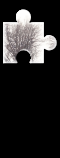
#> input picture dun163/source/2.png, 60 x 158 px
$ python main.py
#> lines starting #> are read from the running program, lines starting #| are printed output that depends on the picture
### dun163/source/gap.py
# -*- coding: utf-8 -*-

import cv2


class SlideCrack(object):
    def __init__(self, gap, bg, out):
        """
        init code
        :param gap: 缺口图片
        :param bg: 背景图片
        :param out: 输出图片
        """
        self.gap = gap
        self.bg = bg
        self.out = out

    @staticmethod
    def clear_white(img):
        # 清除图片的空白区域，这里主要清除滑块的空白
        img = cv2.imread(img)
        rows, cols, channel = img.shape
        min_x = 255
        min_y = 255
        max_x = 0
        max_y = 0
        for x in range(1, rows):
            for y in range(1, cols):
                t = set(img[x, y])
                if len(t) >= 2:
                    if x <= min_x:
                        min_x = x
                    elif x >= max_x:
                        max_x = x

                    if y <= min_y:
                        min_y = y
                    elif y >= max_y:
                        max_y = y
        img1 = img[min_x:max_x, min_y: max_y]
        return img1

    def template_match(self, tpl, target):
        th, tw = tpl.shape[:2]
        result = cv2.matchTemplate(target, tpl, cv2.TM_CCOEFF_NORMED)
        # 寻找矩阵(一维数组当作向量,用Mat定义) 中最小值和最大值的位置
        min_val, max_val, min_loc, max_loc = cv2.minMaxLoc(result)
        tl = max_loc
        br = (tl[0] + tw, tl[1] + th)
        # 绘制矩形边框，将匹配区域标注出来
        # target：目标图像
        # tl：矩形定点
        # br：矩形的宽高
        # (0,0,255)：矩形边框颜色
        # 1：矩形边框大小
        cv2.rectangle(target, tl, br, (0, 0, 255), 2)
        cv2.imwrite(self.out, target)
        return tl[0]

    @staticmethod
    def image_edge_detection(img):
        edges = cv2.Canny(img, 100, 200)
        return edges

    def discern(self):
        img1 = self.clear_white(self.gap)
        img1 = cv2.cvtColor(img1, cv2.COLOR_RGB2GRAY)
        slide = self.image_edge_detection(img1)

        back = cv2.imread(self.bg, 0)
        back = self.image_edge_detection(back)

        slide_pic = cv2.cvtColor(slide, cv2.COLOR_GRAY2RGB)
        back_pic = cv2.cvtColor(back, cv2.COLOR_GRAY2RGB)
        x = self.template_match(slide_pic, back_pic)
        # 输出横坐标, 即 滑块在图片上的位置
        return x


def get_gap():
    # 背景图片
    image1 = "1.jpg"
    # 滑块图片
    image2 = "2.png"

    # 处理结果图片,用红线标注
    image3 = "3.png"
    sc = SlideCrack(image2, image1, image3)
    return sc.discern()

### dun163/source/trace_generator.py
#!/usr/bin/python3
# -*- coding: utf-8 -*-
# @Time     : 2020/8/8 10:11
# @Author   : qizai
# @File     : temp.py
# @Software : PyCharm

import math
import random
import cv2 as cv
import numpy as np
from matplotlib import pyplot as plt

# 真实轨迹，拿来参考的
array = [[4, 0, 279], [4, 0, 287], [5, 0, 319], [6, 0, 335], [7, 0, 344], [8, 0, 351], [8, 0, 360], [9, 0, 365],
         [11, 0, 374], [12, 1, 382], [13, 1, 390], [16, 1, 398], [17, 1, 405], [18, 1, 414], [20, 1, 421], [20, 1, 430],
         [21, 1, 437], [23, 1, 446], [24, 1, 461], [25, 1, 469], [27, 1, 476], [28, 1, 483], [30, 1, 499], [32, 1, 508],
         [32, 1, 515], [34, 1, 531], [35, 1, 533], [36, 1, 539], [38, 1, 547], [39, 1, 555], [40, 1, 564], [42, 1, 571],
         [44, 1, 580], [45, 1, 587], [46, 1, 594], [48, 1, 601], [51, 1, 610], [52, 1, 617], [53, 1, 626], [54, 1, 635],
         [56, 1, 641], [58, 0, 649], [60, 0, 658], [62, 0, 665], [65, 0, 674], [66, 0, 682], [68, 0, 690], [70, 0, 698],
         [71, 0, 705], [72, 0, 712], [74, 0, 719], [75, -1, 731], [76, -1, 735], [77, -1, 744], [79, -1, 751],
         [80, -1, 760], [81, -1, 775], [83, -1, 783], [84, -1, 792], [84, -1, 799], [85, -1, 808], [86, -1, 815],
         [88, -1, 824], [88, -2, 830], [90, -2, 837], [92, -2, 846], [92, -2, 853], [94, -2, 862], [96, -2, 869],
         [96, -2, 878], [98, -2, 885], [99, -2, 894], [100, -2, 901], [102, -3, 910], [103, -3, 917], [104, -3, 926],
         [106, -4, 933], [107, -4, 940], [108, -4, 948], [108, -4, 955], [110, -4, 965], [111, -4, 971], [112, -4, 980],
         [113, -5, 987], [114, -5, 996], [115, -5, 1003], [116, -5, 1012], [116, -5, 1019], [117, -5, 1028],
         [118, -5, 1039], [119, -5, 1057], [120, -5, 1065], [120, -5, 1074], [122, -6, 1082], [124, -6, 1090],
         [124, -6, 1098], [127, -6, 1108], [128, -7, 1114], [128, -7, 1121], [130, -7, 1130], [131, -7, 1137],
         [132, -7, 1153], [132, -7, 1162], [134, -8, 1169], [136, -8, 1176], [136, -8, 1183], [138, -8, 1192],
         [140, -8, 1199], [141, -8, 1208], [143, -8, 1215], [144, -8, 1224], [145, -9, 1232], [147, -9, 1240],
         [149, -9, 1248], [150, -9, 1255], [152, -9, 1264], [152, -10, 1271], [154, -10, 1280], [156, -10, 1287],
         [156, -10, 1294], [157, -10, 1301], [158, -10, 1310], [159, -10, 1317], [160, -10, 1326], [160, -10, 1382]]


def get_track(space):
    x = [0, 0]
    y = [0, 0, 0]
    z = [0]
    # x
    count = np.linspace(-math.pi / 2, math.pi / 2, random.randrange(20, 30))
    # print(count)
    func = list(map(math.sin, count))
    nx = [i + 1 for i in func]
    add = random.randrange(10, 15)
    sadd = space + add
    x.extend(list(map(lambda x: x * (sadd / 2), nx)))
    # x.extend(np.linspace(sadd, space, 4 if add > 12 else 3))
    x.extend(np.linspace(sadd, space, 3 if add > 12 else 2))
    x = [math.floor(i) for i in x]
    # y
    for i in range(len(x) - 2):
        if y[-1] < 30:
            y.append(y[-1] + random.choice([0, 0, 1, 1, 2, 2, 1, 2, 0, 0, 3, 3]))
        else:
            y.append(y[-1] + random.choice([0, 0, -1, -1, -2, -2, -1, -2, 0, 0, -3, -3]))
    # z
    for i in range(len(x) - 1):
        z.append((z[-1] // 100 * 100) + 100 + random.choice([0, 0, 0, 0, 0, 0, 0, 0, 0, 0, 0, 1, 2]))
    return list(map(list, zip(x, y, z)))


# [40 lines left out: functions get_trace_list, show, not called in this run]


class HandleSliderImg(object):

    # [88 lines left out: functions __init__, handle_small_img, img_to_binarization, template_match, not called in this run]

    def main(self):
        return self.template_match()

    pass


class HandleSliderImg2(object):

    def __init__(self, bg_path, small_img_path):
        self.bg_path = bg_path
        self.small_img_path = small_img_path

    # [23 lines left out: function main, not called in this run]

    pass


class HandleSliderImg3(object):
    def __init__(self, target, template):
        self.target = target
        self.template = template

    # [33 lines left out: function main, not called in this run]


class HandleSliderImg4(object):

    def __init__(self, bg_path, small_img_path):
        self.img_big = cv.imread(bg_path)  # 第二个参数是以什么模式读取图片
        self.img_small = cv.imread(small_img_path)

    # 模板匹配(用于寻找缺口有点误差)
    # [24 lines left out: function template_match, not called in this run]

    def main(self):
        return self.template_match()

    pass


class GrayImg:

    def __init__(self, bg_path, small_img_path):
        self.img_big = cv.imread(bg_path)  # 第二个参数是以什么模式读取图片
        self.img_small = cv.imread(small_img_path)

    # 模板匹配(用于寻找缺口有点误差)
    # [73 lines left out: functions template_match, main, not called in this run]


# [25 lines that do not run on import are left out]

### dun163/source/main.py
#!/usr/bin/python3
# -*- coding: utf-8 -*-
# @Time     : 2020/8/9 19:26
# @Author   : qizai
# @File     : main.py
# @Software : PyCharm

import re
import json
import requests

# from dun163.source.trace_generator import HandleSliderImg3, get_trace_list, get_track
from trace_generator import HandleSliderImg3, get_trace_list, get_track
from gap import get_gap


class YiDun:

    def __init__(self, captcha_id, url_items):
        self.captcha_id = captcha_id
        self.url_items = url_items

        self.token_url = "https://c.dun.163.com/api/v2/get"
        self.check_url = "https://c.dun.163.com/api/v2/check"

        pass

    def get_token(self):
        headers = {
            'Accept': '*/*',
            'Accept-Encoding': 'gzip, deflate',
            'Accept-Language': 'zh-CN,zh;q=0.9',
            'Cache-Control': 'no-cache',
            'DNT': '1',
            'Host': 'c.dun.163yun.com',
            'Referer': 'https://dun.163.com/trial/jigsaw',
            'Pragma': 'no-cache',
            'Proxy-Connection': 'keep-alive',
            'User-Agent': 'Mozilla/5.0 (Windows NT 10.0; Win64; x64) AppleWebKit/537.36 (KHTML, like Gecko) Chrome/78.0.3904.108 Safari/537.36'
        }
        cb = requests.get(self.url_items.get("get_cb2")).text
        fp = requests.get(self.url_items.get("get_fp3")).text
        my_callback = requests.get(self.url_items.get("get_callback")).text
        params = {
            "id": self.captcha_id,
            "fp": fp,
            "https": "true",
            "type": "2",
            "width": "320",
            "version": "2.14.1",
            "dpr": "1",
            "dev": "1",
            "cb": cb,
            "token": "",
            "ipv6": "false",
            "runEnv": "10",
            "group": "",
            "scene": "",
            "referer": "https://dun.163.com/trial/sense",
            "callback": my_callback,
        }
        resp = requests.get(url=self.token_url, headers=headers, params=params)

        matcher = re.search(r"\{.*?(?=\))", resp.text)
        if matcher:
            my_json = json.loads(matcher.group())
            print(my_json)
            self.download_img(my_json["data"]["bg"][0], "1.jpg")
            self.download_img(my_json["data"]["front"][0], "2.png")
            self.my_token = my_json["data"]["token"]
            print(f"self.my_token: {self.my_token}")
        return self.my_token

    def download_img(self, img_url, file_name):
        _resp = requests.get(img_url)
        with open(file_name, "wb") as f:
            f.write(_resp.content)
        print(f"保存 {file_name} 成功")

    def encrypt_data(self):
        # left_x = HandleSliderImg3("1.jpg", "2.png").main()
        # left_x = left_x[0][0]
        left_x = get_gap() + 5
        # trace_list = get_trace_list(left_x)
        trace_list = get_track(left_x)
        params = {
            "trace_list": trace_list,
            "position_left": left_x,
            # "position_left": trace_list[-1][0]-10,
            "token": self.my_token,
        }
        resp = requests.post(self.url_items.get("get_trace_data"), data=params)
        print(f"params: {params}")
        print("encrypt_data: {}".format(resp.text))
        return json.loads(resp.text)

    def check_data(self):
        data = self.encrypt_data()
        print(data)

        cb = requests.get(self.url_items.get("get_cb2")).text
        my_callback = requests.get(self.url_items.get("get_callback")).text
        params = {
            "id": self.captcha_id,
            "token": self.my_token,
            "acToken": "",
            "data": data,
            "width": "320",
            "type": "2",
            "version": "2.14.1",
            "cb": cb,
            "extraData": "",
            "runEnv": "10",
            # "referer": "https://dun.163.com/trial/jigsaw",
            'Referer': 'https://dun.163.com/trial/sense',
            # "callback": my_callback,
            "callback": '__JSONP_w7mwv6b_6'
        }
        print(f"params: {params}")

        headers = {
            'Accept': '*/*',
            'Accept-Encoding': 'gzip, deflate',
            'Accept-Language': 'zh-CN,zh;q=0.9',
            'Cache-Control': 'no-cache',
            'DNT': '1',
            'Host': 'c.dun.163yun.com',
            'Referer': 'https://dun.163.com/trial/jigsaw',
            'Pragma': 'no-cache',
            'Proxy-Connection': 'keep-alive',
            'User-Agent': 'Mozilla/5.0 (Windows NT 10.0; Win64; x64) AppleWebKit/537.36 (KHTML, like Gecko) Chrome/78.0.3904.108 Safari/537.36'
        }
        resp = requests.get(url=self.check_url, headers=headers, params=params)
        print(resp.status_code, resp.text)
        pass

    def run(self):
        self.get_token()
#> (the call stopped at in get_token, `cb = requests.get(self.url_items.get("get_cb2")).text`: the network is not available in this run)
        self.check_data()
#> in clear_white, img is the input picture: shape (158, 60, 3); mean B, G, R 37.8, 38, 39.1
#> after the loop in clear_white, `for x in range(1, rows):`: max_x = 63; max_y = 56; min_x = 14; min_y = 3
#> in clear_white, `img1 = img[min_x:max_x, min_y: max_y]`:
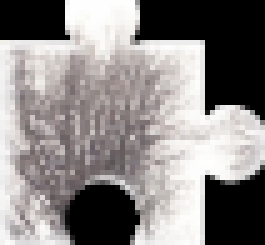
#> img1: shape (49, 53, 3) (shown 5 times larger); mean B, G, R 132.4, 133.1, 137
#> in image_edge_detection, `edges = cv2.Canny(img, 100, 200)`:
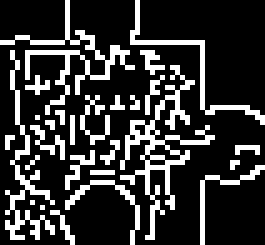
#> edges: shape (49, 53) (shown 5 times larger); 21.4% white in thin lines or dots
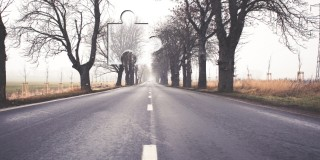
#> input picture dun163/source/1.jpg, 320 x 160 px
#> in discern, `back = cv2.imread(self.bg, 0)`:
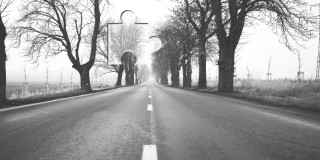
#> back: shape (160, 320); min 42, max 255, mean 157.5
#> in image_edge_detection (call 2), `edges = cv2.Canny(img, 100, 200)`:
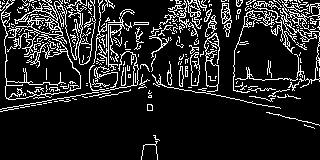
#> edges: shape (160, 320); 13.9% white in thin lines or dots
#> in discern, `slide_pic = cv2.cvtColor(slide, cv2.COLOR_GRAY2RGB)`: slide_pic: shape (49, 53, 3); 21.4% white in thin lines or dots
#> in discern, `back_pic = cv2.cvtColor(back, cv2.COLOR_GRAY2RGB)`: back_pic: shape (160, 320, 3); 13.9% white in thin lines or dots
#> in template_match, `result = cv2.matchTemplate(target, tpl, cv2.TM_CCOEFF_NORMED)`:
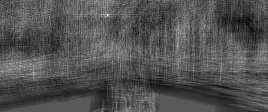
#> result: shape (112, 268) float32; min -0.119, max 0.222, mean -0.00904; drawn with min black and max white
#> in template_match, `min_val, max_val, min_loc, max_loc = cv2.minMaxLoc(result)`: min_val = -0.119; max_val = 0.222; min_loc = (239, 20); max_loc = (107, 14)
#> in template_match, `br = (tl[0] + tw, tl[1] + th)`: br = (160, 63)
#> in template_match, `cv2.rectangle(target, tl, br, (0, 0, 255), 2)`:
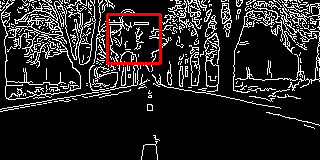
#> target: shape (160, 320, 3); mean B, G, R 34.5, 34.5, 37.6
#> in discern, `x = self.template_match(slide_pic, back_pic)`: x = 107
#> in encrypt_data, `left_x = get_gap() + 5`: left_x = 112
#> in get_track, `sadd = space + add`: sadd = 125
#> in get_track, `x = [math.floor(i) for i in x]`: x = 31 values, max 125 at index 27, min 0 at index 0, mean 63.48
#> the loop in get_track, `for i in range(len(x) - 2):` made 29 passes
#> after the loop in get_track, `for i in range(len(x) - 2):`: y = 32 values, max 30 at index 28, min 0 at index 0, mean 14.72
#> the loop in get_track, `for i in range(len(x) - 1):` made 30 passes
#> after the loop in get_track, `for i in range(len(x) - 1):`: z = 31 values from 0 to 3000
#> in encrypt_data, `trace_list = get_track(left_x)`: trace_list = 31 items, first 6: [0, 0, 0], [0, 0, 100], [0, 0, 200], [0, 0, 300], [1, 2, 400], [4, 2, 500]
        pass


if __name__ == "__main__":

    captcha_id = "5a0e2d04ffa44caba3f740e6a8b0fa84"
    sdk_url = "http://127.0.0.1:8088"

    url_items = {
        "get_cb": f"{sdk_url}/get_cb",
        "get_cb2": f"{sdk_url}/get_cb2",
        "get_fp": f"{sdk_url}/get_fp",
        "get_fp2": f"{sdk_url}/get_fp2",
        "get_fp3": f"{sdk_url}/get_fp3",
        "get_uuid": f"{sdk_url}/get_uuid",
        "get_callback": f"{sdk_url}/get_callback",
        "get_trace_data": f"{sdk_url}/get_trace_data",
    }

    yidun = YiDun(captcha_id, url_items)
#> (the run stopped early here; a loop or call above may not have finished)
